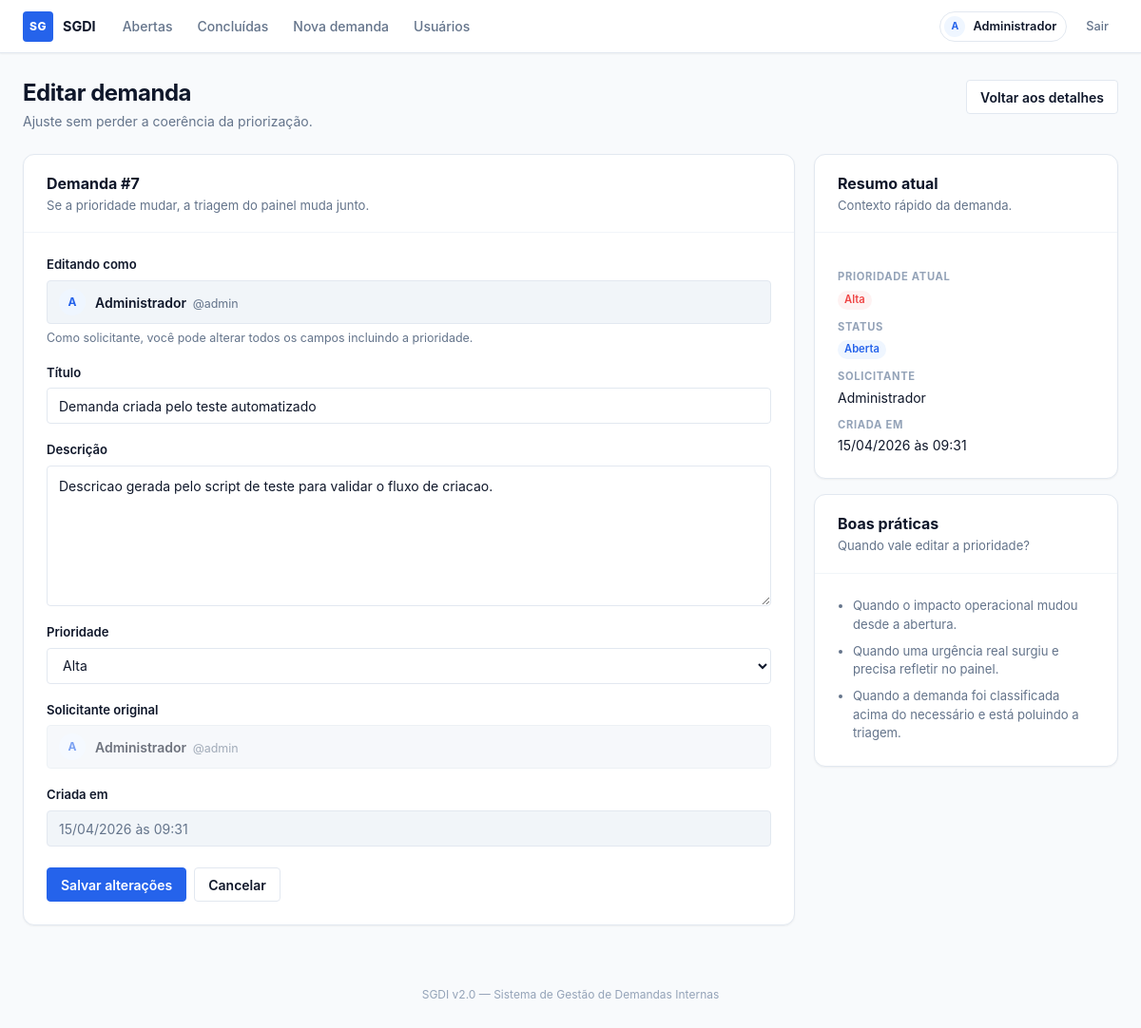
/editar/7 (signed in), run on the app's committed database.
### tables this page shows
CREATE TABLE demandas (
            id INTEGER PRIMARY KEY AUTOINCREMENT,
            titulo TEXT NOT NULL,
            descricao TEXT NOT NULL,
            solicitante TEXT NOT NULL,
            usuario_id INTEGER NOT NULL REFERENCES usuarios(id),
            prioridade TEXT NOT NULL DEFAULT 'Média',
            status TEXT NOT NULL DEFAULT 'Aberta',
            data_criacao TEXT NOT NULL
        );

CREATE TABLE usuarios (
            id INTEGER PRIMARY KEY AUTOINCREMENT,
            username TEXT NOT NULL UNIQUE,
            nome TEXT NOT NULL,
            senha_hash TEXT NOT NULL
        );

### app.py (the view, shortened to what this page needs)
@app.route("/editar/<int:id>", methods=["GET", "POST"])
@login_required
def editar(id):
    conn = get_db()
    try:
        demanda = conn.execute(
            "SELECT d.*, u.username AS usuario_username "
            "FROM demandas d JOIN usuarios u ON u.id = d.usuario_id "
            "WHERE d.id = ?",
            (id,),
        ).fetchone()
        if not demanda:
            abort(404)
        if session["usuario_id"] != demanda["usuario_id"]:
            flash("Apenas o solicitante da demanda pode editá-la.")
            return redirect(url_for("detalhes", id=id))
        return render_template("editar.html", demanda=demanda, prioridades=PRIORIDADES)
    finally:
        conn.close()

### app.py (called while the page is built)
def login_required(f):
    @wraps(f)
    def decorated(*args, **kwargs):
        if "usuario_id" not in session:
            flash("Faça login para continuar.")
            return redirect(url_for("login"))
        return f(*args, **kwargs)
    return decorated

@app.context_processor
def inject_globals():
    if "csrf_token" not in session:
        session["csrf_token"] = secrets.token_hex(32)
    return {
        "csrf_token": session["csrf_token"],
        "usuario_logado": {
            "id": session.get("usuario_id"),
            "nome": session.get("usuario_nome"),
            "username": session.get("usuario_username"),
        } if "usuario_id" in session else None,
    }

def get_db():
    return get_db_connection()

@app.template_filter("priority_slug")
def priority_slug(value):
    return PRIORIDADE_SLUGS.get(value, "neutra")

@app.template_filter("display_datetime")
def display_datetime(value):
    try:
        return datetime.strptime(value, "%Y-%m-%d %H:%M:%S").strftime("%d/%m/%Y às %H:%M")
    except (TypeError, ValueError):
        return value or ""

### database.py (called while the page is built)
def get_db_connection():
    conn = sqlite3.connect(DB_PATH)
    conn.row_factory = sqlite3.Row
    conn.execute("PRAGMA foreign_keys = ON")
    return conn

### templates/editar.html (shortened to what this page needs)
{% extends "base.html" %}
{% block content %}
<div class="page-header">
    <div>
        <h1>Editar demanda</h1>
        <p class="page-header__sub">Ajuste sem perder a coerência da priorização.</p>
    </div>
    <div class="page-header__actions">
        <a href="{{ url_for('detalhes', id=demanda['id']) }}" class="btn btn--secondary">Voltar aos detalhes</a>
    </div>
</div>
<div class="content-grid">
    <div class="card">
        <div class="card__header">
            <h2>Demanda #{{ demanda['id'] }}</h2>
            <p>Se a prioridade mudar, a triagem do painel muda junto.</p>
        </div>
        <div class="card__body">
            <form method="POST" action="{{ url_for('editar', id=demanda['id']) }}" class="form-layout">
                <div class="field-group">
                    <label class="field-label">Editando como</label>
                    <div class="user-display">
                        <span class="avatar avatar--md">{{ usuario_logado.nome[0] }}</span>
                        <div>
                            <span class="user-display__name">{{ usuario_logado.nome }}</span>
                            <span class="user-display__username">@{{ usuario_logado.username }}</span>
                        </div>
                    </div>
                    <p class="field-help">Como solicitante, você pode alterar todos os campos incluindo a prioridade.</p>
                </div>
                <div class="field-group">
                    <label for="titulo" class="field-label">Título</label>
                    <input type="text" id="titulo" name="titulo" value="{{ demanda['titulo'] }}" maxlength="200" required>
                </div>
                <div class="field-group">
                    <label for="descricao" class="field-label">Descrição</label>
                    <textarea id="descricao" name="descricao" rows="6" maxlength="2000" required>{{ demanda['descricao'] }}</textarea>
                </div>
                <div class="field-group">
                    <label for="prioridade" class="field-label">Prioridade</label>
                    <select id="prioridade" name="prioridade" required>
                        {% for prioridade in prioridades %}
                            <option value="{{ prioridade }}" {% if demanda['prioridade'] == prioridade %}selected{% endif %}>
                                {{ prioridade }}
                            </option>
                        {% endfor %}
                    </select>
                </div>
                <div class="field-group">
                    <label class="field-label">Solicitante original</label>
                    <div class="user-display user-display--muted">
                        <span class="avatar avatar--md">{{ demanda['solicitante'][0] }}</span>
                        <div>
                            <span class="user-display__name">{{ demanda['solicitante'] }}</span>
                            <span class="user-display__username">@{{ demanda['usuario_username'] }}</span>
                        </div>
                    </div>
                </div>
                <div class="field-group">
                    <label class="field-label">Criada em</label>
                    <input type="text" value="{{ demanda['data_criacao']|display_datetime }}" disabled>
                </div>
                <div class="form-actions">
                    <button type="submit" class="btn btn--primary">Salvar alterações</button>
                    <a href="{{ url_for('detalhes', id=demanda['id']) }}" class="btn btn--secondary">Cancelar</a>
                </div>
            </form>
        </div>
    </div>
    <div class="side-stack">
        <div class="card">
            <div class="card__header">
                <h2>Resumo atual</h2>
                <p>Contexto rápido da demanda.</p>
            </div>
            <div class="card__body">
                <dl class="summary-list">
                    <div class="summary-item">
                        <dt>Prioridade atual</dt>
                        <dd><span class="chip chip--{{ demanda['prioridade']|priority_slug }}">{{ demanda['prioridade'] }}</span></dd>
                    </div>
                    <div class="summary-item">
                        <dt>Status</dt>
                        <dd>
                            <span class="chip {% if demanda['status'] == 'Aberta' %}chip--open{% else %}chip--done{% endif %}">
                                {{ demanda['status'] }}
                            </span>
                        </dd>
                    </div>
                    <div class="summary-item">
                        <dt>Solicitante</dt>
                        <dd>{{ demanda['solicitante'] }}</dd>
                    </div>
                    <div class="summary-item">
                        <dt>Criada em</dt>
                        <dd>{{ demanda['data_criacao']|display_datetime }}</dd>
                    </div>
                </dl>
            </div>
        </div>
        <div class="card">
            <div class="card__header">
                <h2>Boas práticas</h2>
                <p>Quando vale editar a prioridade?</p>
            </div>
            <div class="card__body">
                <ul style="list-style: disc; padding-left: 16px; display: grid; gap: 8px; font-size: 0.82rem; color: var(--text-muted); line-height: 1.5;">
                    <li>Quando o impacto operacional mudou desde a abertura.</li>
                    <li>Quando uma urgência real surgiu e precisa refletir no painel.</li>
                    <li>Quando a demanda foi classificada acima do necessário e está poluindo a triagem.</li>
                </ul>
            </div>
        </div>
    </div>
</div>
{% endblock %}

### data on the page
demandas: id "7", titulo "Demanda criada pelo teste automatizado", descricao "Descricao gerada pelo script de teste para validar o fluxo de criacao.", prioridade "Alta", solicitante "A", solicitante "Administrador", data_criacao|display_datetime "15/04/2026 às 09:31", status "Aberta"
usuarios: username "admin", usuario_username "admin"

### other printed values
{{ usuario_logado.nome[0] }} "A"
{{ usuario_logado.nome }} "Administrador"
